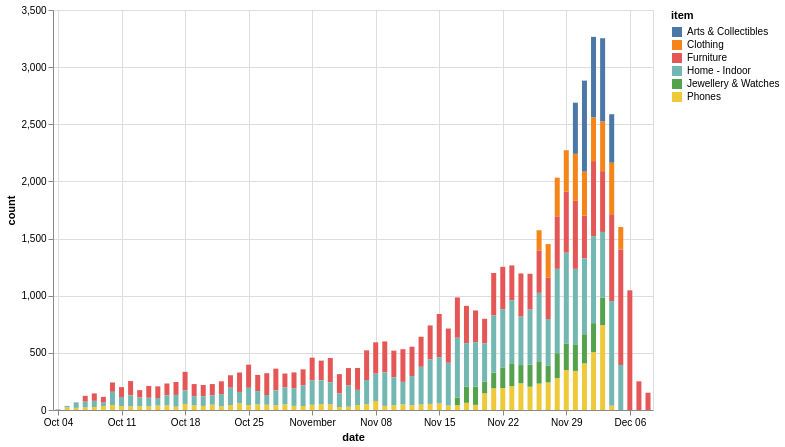

The Vega-Lite source for this figure:
### Vega-Lite specification from a JSON file in a GitHub repository (floating-point values rounded to 4 significant figures; data arrays with more than 128 entries replaced by an {"elided": "..."} marker saying what was removed)
{"config": {"view": {"continuousWidth": 400, "continuousHeight": 300}}, "data": {"name": "data-88daa1cf1c632905a7bb12c778b04c9c"}, "mark": "bar", "encoding": {"color": {"type": "nominal", "field": "item"}, "x": {"type": "temporal", "field": "date"}, "y": {"type": "quantitative", "field": "count"}}, "height": 400, "width": 600, "$schema": "https://vega.github.io/schema/vega-lite/v4.8.1.json", "datasets": {"data-88daa1cf1c632905a7bb12c778b04c9c": {"elided": "221 records"}}}
